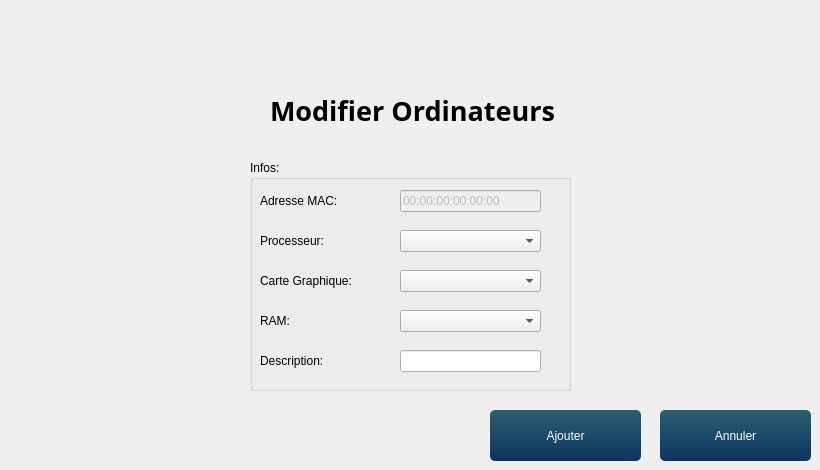
   <widget class="QWidget" name="page_7">
    <widget class="QLabel" name="label_48">
     <property name="geometry">
      <rect>
       <x>260</x>
       <y>310</y>
       <width>111</width>
       <height>21</height>
      </rect>
     </property>
     <property name="text">
      <string>RAM:</string>
     </property>
    </widget>
    <widget class="QPushButton" name="Add_Ord_2">
     <property name="geometry">
      <rect>
       <x>490</x>
       <y>410</y>
       <width>151</width>
       <height>51</height>
      </rect>
     </property>
     <property name="styleSheet">
      <string notr="true">QPushButton{
	background-color: qlineargradient(spread:pad, x1:1, y1:0, x2:1, y2:1, stop:0 rgba(42, 95, 113, 255),stop:1 rgba(12, 53, 97, 255));
	color: #fff;
	border: 0px;
	border-radius: 5px;
	padding: 5px;
}

QPushButton::hover
{
	background-color: qlineargradient(spread:pad, x1:1, y1:0, x2:1, y2:1, stop:0 rgba(167, 214, 50, 255),stop:1 rgba(98, 169, 67, 255));
	color: #fff;

}
QPushButton::pressed
{
	background-color: qlineargradient(spread:pad, x1:1, y1:0, x2:1, y2:1, stop:0 rgba(147, 194, 30, 255),stop:1 rgba(78, 149, 47, 255));
	color: #fff;
	border: 0px;
	border-radius: 5px;
	padding: 5px;

}</string>
     </property>
     <property name="text">
      <string>Ajouter</string>
     </property>
    </widget>
    <widget class="QLineEdit" name="MAC_2">
     <property name="enabled">
      <bool>false</bool>
     </property>
     <property name="geometry">
      <rect>
       <x>400</x>
       <y>190</y>
       <width>141</width>
       <height>22</height>
      </rect>
     </property>
     <property name="inputMask">
      <string>hh:hh:hh:hh:hh:hh</string>
     </property>
     <property name="text">
      <string>00:00:00:00:00:00</string>
     </property>
     <property name="cursorPosition">
      <number>0</number>
     </property>
     <property name="placeholderText">
      <string/>
     </property>
    </widget>
    <widget class="QLabel" name="label_49">
     <property name="geometry">
      <rect>
       <x>260</x>
       <y>230</y>
       <width>111</width>
       <height>21</height>
      </rect>
     </property>
     <property name="text">
      <string>Processeur:</string>
     </property>
    </widget>
    <widget class="QGroupBox" name="groupBox_5">
     <property name="geometry">
      <rect>
       <x>250</x>
       <y>160</y>
       <width>321</width>
       <height>231</height>
      </rect>
     </property>
     <property name="title">
      <string>Infos:</string>
     </property>
     <widget class="QComboBox" name="CPU_2">
      <property name="geometry">
       <rect>
        <x>150</x>
        <y>70</y>
        <width>141</width>
        <height>22</height>
       </rect>
      </property>
     </widget>
     <widget class="QComboBox" name="GPU_2">
      <property name="geometry">
       <rect>
        <x>150</x>
        <y>110</y>
        <width>141</width>
        <height>22</height>
       </rect>
      </property>
     </widget>
     <widget class="QComboBox" name="RAM_2">
      <property name="geometry">
       <rect>
        <x>150</x>
        <y>150</y>
        <width>141</width>
        <height>22</height>
       </rect>
      </property>
     </widget>
    </widget>
    <widget class="QLabel" name="label_50">
     <property name="geometry">
      <rect>
       <x>260</x>
       <y>190</y>
       <width>111</width>
       <height>21</height>
      </rect>
     </property>
     <property name="text">
      <string>Adresse MAC:</string>
     </property>
    </widget>
    <widget class="QLabel" name="label_51">
     <property name="geometry">
      <rect>
       <x>270</x>
       <y>90</y>
       <width>321</width>
       <height>41</height>
      </rect>
     </property>
     <property name="font">
      <font>
       <family>Script MT Bold</family>
       <pointsize>20</pointsize>
       <weight>75</weight>
       <bold>true</bold>
      </font>
     </property>
     <property name="text">
      <string>Modifier Ordinateurs</string>
     </property>
    </widget>
    <widget class="QLabel" name="label_52">
     <property name="geometry">
      <rect>
       <x>260</x>
       <y>270</y>
       <width>111</width>
       <height>21</height>
      </rect>
     </property>
     <property name="text">
      <string>Carte Graphique:</string>
     </property>
    </widget>
    <widget class="QLineEdit" name="DESC_2">
     <property name="geometry">
      <rect>
       <x>400</x>
       <y>350</y>
       <width>141</width>
       <height>22</height>
      </rect>
     </property>
    </widget>
    <widget class="QLabel" name="label_53">
     <property name="geometry">
      <rect>
       <x>260</x>
       <y>350</y>
       <width>111</width>
       <height>21</height>
      </rect>
     </property>
     <property name="text">
      <string>Description:</string>
     </property>
    </widget>
    <widget class="QPushButton" name="AnnulerOrd_2">
     <property name="geometry">
      <rect>
       <x>660</x>
       <y>410</y>
       <width>151</width>
       <height>51</height>
      </rect>
     </property>
     <property name="styleSheet">
      <string notr="true">QPushButton{
	background-color: qlineargradient(spread:pad, x1:1, y1:0, x2:1, y2:1, stop:0 rgba(42, 95, 113, 255),stop:1 rgba(12, 53, 97, 255));
	color: #fff;
	border: 0px;
	border-radius: 5px;
	padding: 5px;
}

QPushButton::hover
{
	background-color: qlineargradient(spread:pad, x1:1, y1:0, x2:1, y2:1, stop:0 rgba(167, 214, 50, 255),stop:1 rgba(98, 169, 67, 255));
	color: #fff;

}
QPushButton::pressed
{
	background-color: qlineargradient(spread:pad, x1:1, y1:0, x2:1, y2:1, stop:0 rgba(147, 194, 30, 255),stop:1 rgba(78, 149, 47, 255));
	color: #fff;
	border: 0px;
	border-radius: 5px;
	padding: 5px;

}</string>
     </property>
     <property name="text">
      <string>Annuler</string>
     </property>
    </widget>
    <zorder>groupBox_5</zorder>
    <zorder>label_48</zorder>
    <zorder>Add_Ord_2</zorder>
    <zorder>MAC_2</zorder>
    <zorder>label_49</zorder>
    <zorder>label_50</zorder>
    <zorder>label_51</zorder>
    <zorder>label_52</zorder>
    <zorder>DESC_2</zorder>
    <zorder>label_53</zorder>
    <zorder>AnnulerOrd_2</zorder>
   </widget>
